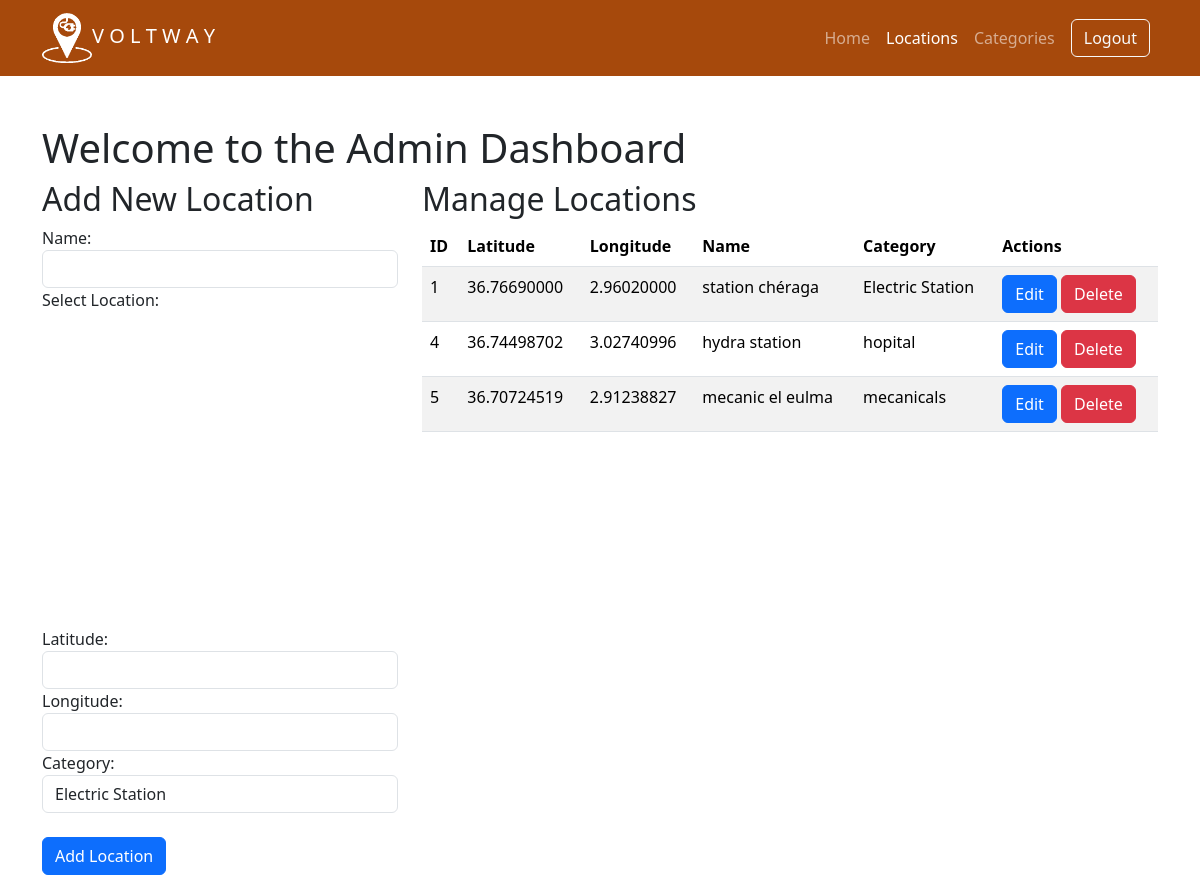
The page /admin/index.php (signed in) on the database its author committed.
### tables this page shows
CREATE TABLE `locations` (
  `id` int(11) NOT NULL,
  `latitude` decimal(10,8) NOT NULL,
  `longitude` decimal(11,8) NOT NULL,
  `name` varchar(255) NOT NULL,
  `category_id` int(11) DEFAULT NULL
);

CREATE TABLE `categories` (
  `id` int(11) NOT NULL,
  `name` varchar(255) NOT NULL
);

### admin/index.php (the view, shortened to what this page needs)
<?php
include '../db.php';
function getCategories()
{
    global $conn;
    $sql = "SELECT * FROM categories";
    $result = $conn->query($sql);
    $categories = [];
    while ($row = $result->fetch_assoc()) {
        $categories[] = $row;
    }
    return $categories;
}
function getLocations()
{
    global $conn;
    $sql = "SELECT locations.*, categories.name AS category_name FROM locations
            LEFT JOIN categories ON locations.category_id = categories.id";
    $result = $conn->query($sql);
    $locations = [];
    while ($row = $result->fetch_assoc()) {
        $locations[] = $row;
    }
    return $locations;
}
$categories = getCategories();
$locations = getLocations();
?>
<!DOCTYPE html>
<html lang="en">
<head>
    <link href="https://cdn.jsdelivr.net/npm/bootstrap@5.3.0/dist/css/bootstrap.min.css" rel="stylesheet" />
    <link rel="stylesheet" href="../css/bootstrap.min.css" />
    <link rel="stylesheet" href="../style.css" />
</head>
<body>
    <nav class="navbar navbar-expand-lg navbar-dark" style="background-color: #a6490c">
        <div class="container-fluid container">
            <a class="navbar-brand" href="#"><img src="../img/fav-icon-white.png" width="50" height="50" alt=""
                    srcset="" /><span class="bold">V O L T W A Y</span></a>
            <div class="collapse navbar-collapse" id="navbarNav">
                <ul class="navbar-nav ms-auto align-items-center">
                    <li class="nav-item">
                        <a class="nav-link " href="../index.php">Home</a>
                    </li>
                    <li class="nav-item">
                        <a class="nav-link active" aria-current="page" href="index.php">Locations</a>
                    </li>
                    <li class="nav-item">
                        <a class="nav-link" href="categories.php">Categories</a>
                    </li>
                    <li class="nav-item"><a class="nav-link" href="logout.php">
                            <div class="btn btn-outline-light">Logout</div>
                        </a></li>
                </ul>
            </div>
        </div>
    </nav>
    <div class="container mt-5">
        <h1>Welcome to the Admin Dashboard</h1>
        <div class="row">
            <div class="col-md-4">
                <h2>Add New Location</h2>
                <form method="POST" action="">
                    <div class="form-group">
                        <label for="name">Name:</label>
                        <input type="text" class="form-control" id="name" name="name" required>
                    </div>
                    <div class="form-group">
                        <label for="map">Select Location:</label>
                        <div id="map"></div>
                    </div>
                    <div class="form-group">
                        <label for="latitude">Latitude:</label>
                        <input type="text" class="form-control" id="latitude" name="latitude" required>
                    </div>
                    <div class="form-group">
                        <label for="longitude">Longitude:</label>
                        <input type="text" class="form-control" id="longitude" name="longitude" required>
                    </div>
                    <div class="form-group">
                        <label for="category_id">Category:</label>
                        <select class="form-control" id="category_id" name="category_id">
                            <?php foreach ($categories as $category) : ?>
                            <option value="<?php echo $category['id']; ?>">
                                <?php echo htmlspecialchars($category['name']); ?></option>
                            <?php endforeach; ?>
                        </select>
                    </div>
                    <br>
                    <button type="submit" class="btn btn-primary" name="add">Add Location</button>
                </form>
            </div>
            <div class="col-md-8">
                <h2>Manage Locations</h2>
                <table class="table table-striped">
                    <thead>
                        <tr>
                            <th>ID</th>
                            <th>Latitude</th>
                            <th>Longitude</th>
                            <th>Name</th>
                            <th>Category</th>
                            <th>Actions</th>
                        </tr>
                    </thead>
                    <tbody>
                        <?php foreach ($locations as $location) : ?>
                        <tr>
                            <td><?php echo htmlspecialchars($location['id']); ?></td>
                            <td><?php echo htmlspecialchars($location['latitude']); ?></td>
                            <td><?php echo htmlspecialchars($location['longitude']); ?></td>
                            <td><?php echo htmlspecialchars($location['name']); ?></td>
                            <td><?php echo htmlspecialchars($location['category_name']); ?></td>
                            <td>
                                <a href="edit_location.php?id=<?php echo $location['id']; ?>"
                                    class="btn btn-primary">Edit</a>
                                <a href="?delete=<?php echo $location['id']; ?>" class="btn btn-danger"
                                    onclick="return confirm('Are you sure you want to delete this location?');">Delete</a>
                            </td>
                        </tr>
                        <?php endforeach; ?>
                    </tbody>
                </table>
            </div>
        </div>
    </div>
</body>
</html>

### style.css (style rules this page uses)
html, body, #map { height: 100%; margin: 0; padding: 0; }

### admin/index.php (style rules this page uses)
#map { width: 100%; height: 300px; margin-top: 15px; }

### rows shown on the page
locations: id "1", latitude "36.76690000", longitude "2.96020000", name "station chéraga", category.name "Electric Station"
locations: id "4", latitude "36.74498702", longitude "3.02740996", name "hydra station", category.name "hopital"
locations: id "5", latitude "36.70724519", longitude "2.91238827", name "mecanic el eulma", category.name "mecanicals"

### other values the page prints
form field category_id "Electric Station"
